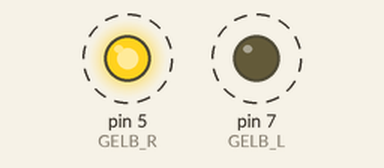
Bench run of a sketch on a simulated Arduino Uno, built with avr-gcc and run on an emulated ATmega328P. On the bench: output pins drawn as LEDs (lit = HIGH). Dashed ring = blinking.

Above: at 0.5 s.
Timing chart, 0 to 4.6 s (numbered marks = the images above):
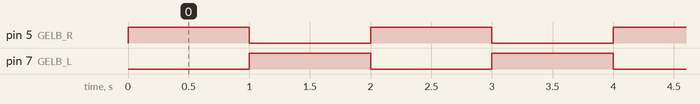

The sketch:

A03_Blink_LED.ino
```cpp
/*Blink LED */

int GELB_L = 7;
int GELB_R = 5;

void setup()
{
pinMode(GELB_L, OUTPUT);
pinMode(GELB_R, OUTPUT);
}

void loop()
{
digitalWrite(GELB_L, LOW);
digitalWrite(GELB_R, HIGH);
delay(1000);
digitalWrite(GELB_L, HIGH);
digitalWrite(GELB_R, LOW);
delay(1000);
}
```

Measured:
- by itself, pin 5 (GELB_R), pin 7 (GELB_L): alternates HIGH for 1.0 s and LOW for 1.0 s
